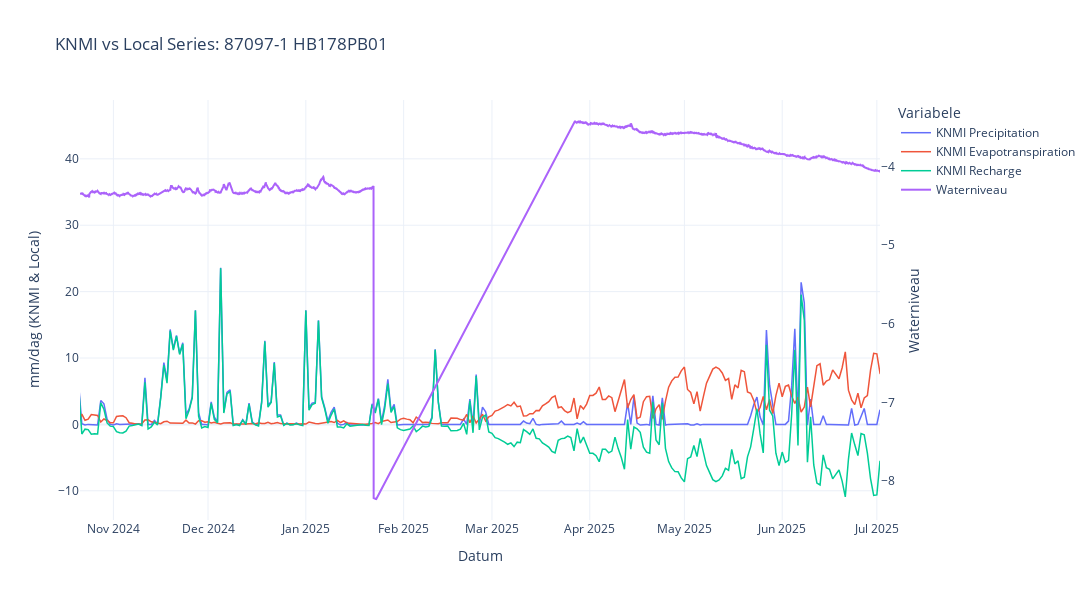

The notebook cell this image was saved under:
### Code cell
# Load local CSV
#local_csv = Path(r'C:/Users/jeroe/Desktop/Python/pastas-wv2030/output_files/output_sheets/87097-1 HB178PB01.csv')
df_local = pd.read_csv(local_csv, parse_dates=['Timestamp'])

# Prepare KNMI DataFrame for full KNMI range
knmi_full = pd.DataFrame({'KNMI_Precipitation': prec, 'KNMI_Evapotranspiration': evap})
knmi_full.index.name = 'Timestamp'
knmi_full = knmi_full.reset_index()
knmi_full['Timestamp'] = pd.to_datetime(knmi_full['Timestamp'])
knmi_full['KNMI_Recharge'] = knmi_full['KNMI_Precipitation'] - knmi_full['KNMI_Evapotranspiration']

# Merge local with KNMI (for local overlays)
merged = pd.merge(df_local, knmi_full, on='Timestamp', how='left')

# Guess local columns
y2_col = next((c for c in df_local.columns if 'waterniveau' in c.lower()), None)
prec_col = next((c for c in df_local.columns if 'neerslag' in c.lower() or 'precip' in c.lower()), None)
evap_col = next((c for c in df_local.columns if 'verdamp' in c.lower() or 'evap' in c.lower()), None)

# Determine crop range
crop_start = df_local['Timestamp'].min()
crop_end = df_local['Timestamp'].max()

# Plot
fig = go.Figure()
# KNMI series (always full range, but cropped in view)
fig.add_trace(go.Scatter(x=knmi_full['Timestamp'], y=knmi_full['KNMI_Precipitation'], name='KNMI Precipitation', yaxis='y1', line=dict(width=1.5)))
fig.add_trace(go.Scatter(x=knmi_full['Timestamp'], y=knmi_full['KNMI_Evapotranspiration'], name='KNMI Evapotranspiration', yaxis='y1', line=dict(width=1.5)))
fig.add_trace(go.Scatter(x=knmi_full['Timestamp'], y=knmi_full['KNMI_Recharge'], name='KNMI Recharge', yaxis='y1', line=dict(width=1.5)))
# Local series (only where present)
if prec_col:
    fig.add_trace(go.Scatter(x=merged['Timestamp'], y=merged[prec_col], name='Local Precipitation', yaxis='y1', line=dict(width=2)))
if evap_col:
    fig.add_trace(go.Scatter(x=merged['Timestamp'], y=merged[evap_col], name='Local Evaporation', yaxis='y1', line=dict(width=2)))
if y2_col:
    fig.add_trace(go.Scatter(x=merged['Timestamp'], y=merged[y2_col], name='Waterniveau', yaxis='y2', line=dict(width=2)))

fig.update_layout(
    title=f'KNMI vs Local Series: {local_csv.stem}',
    xaxis_title='Datum',
    yaxis=dict(title='mm/dag (KNMI & Local)', side='left'),
    yaxis2=dict(title='Waterniveau', overlaying='y', side='right', showgrid=False),
    legend_title='Variabele',
    hovermode='x unified',
    template='plotly_white',
    width=1200,
    height=600,
    xaxis=dict(range=[crop_start, crop_end])
)

# Define the output directory relative to project root
output_dir = project_root / 'output_files' / 'output_graphs'
output_dir.mkdir(parents=True, exist_ok=True)

# Use the CSV stem to name the output file
out_html = output_dir / f'{local_csv.stem}_plot.html'

# Save the plot
fig.write_html(out_html)
print(f'✅ Plot saved to: {out_html}')

# Optional: show the plot in notebook
fig.show()

### Figure 1 — Plotly figure (JSON) as saved in the notebook; plotly's stock layout.template omitted (floating-point values rounded to 4 significant figures; data arrays with more than 128 entries replaced by an {"elided": "..."} marker saying what was removed)
{"data": [{"line": {"width": 1.5}, "name": "KNMI Precipitation", "type": "scatter", "x": {"elided": "1282 str values"}, "y": {"elided": "1282 float values"}, "yaxis": "y"}, {"line": {"width": 1.5}, "name": "KNMI Evapotranspiration", "type": "scatter", "x": {"elided": "1282 str values"}, "y": {"elided": "1282 float values"}, "yaxis": "y"}, {"line": {"width": 1.5}, "name": "KNMI Recharge", "type": "scatter", "x": {"elided": "1282 str values"}, "y": {"elided": "1282 float values"}, "yaxis": "y"}, {"line": {"width": 2}, "name": "Waterniveau", "type": "scatter", "x": {"elided": "4576 str values"}, "y": {"elided": "4576 float values"}, "yaxis": "y2"}], "layout": {"height": 600, "hovermode": "x unified", "legend": {"title": {"text": "Variabele"}}, "title": {"text": "KNMI vs Local Series: 87097-1 HB178PB01"}, "width": 1200, "xaxis": {"range": ["2024-10-21T10:00:00", "2025-07-02T00:00:00"], "title": {"text": "Datum"}}, "yaxis": {"side": "left", "title": {"text": "mm/dag (KNMI & Local)"}}, "yaxis2": {"overlaying": "y", "showgrid": false, "side": "right", "title": {"text": "Waterniveau"}}}}
